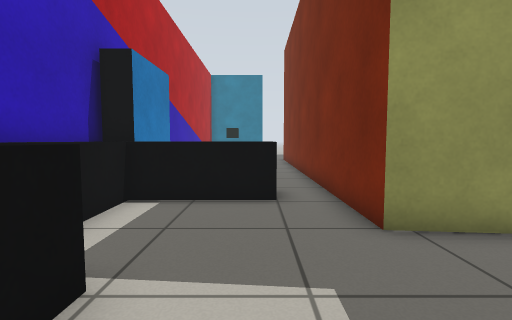
[1] (above)

14 first-person views from a walk through a Gazebo world. The camera is 0.72 m above the floor, tilts 4° down and sees 85° across. The floor is counted in squares, 0.5 m on a side. Each view is taken from the middle of a square. On the plan, view 1 faces up. The plan holds only what a view shows up to about 14 squares ahead; the rest is blank.

[2]
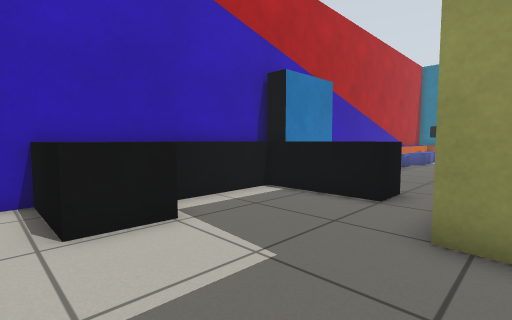

[3]
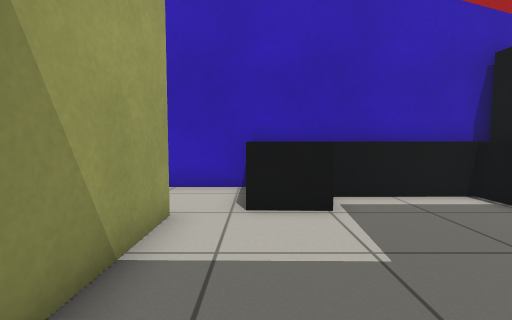

[4]
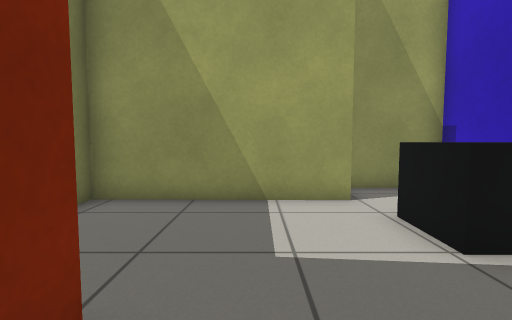

[5]
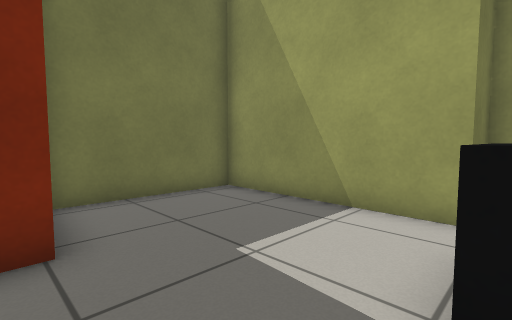

[6]
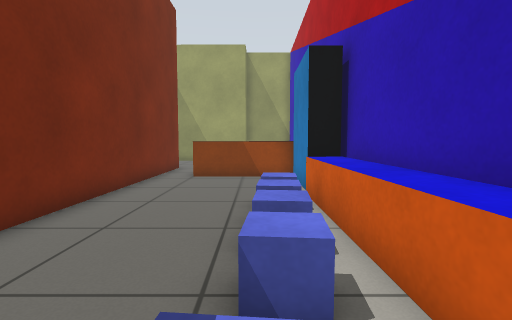

[7]
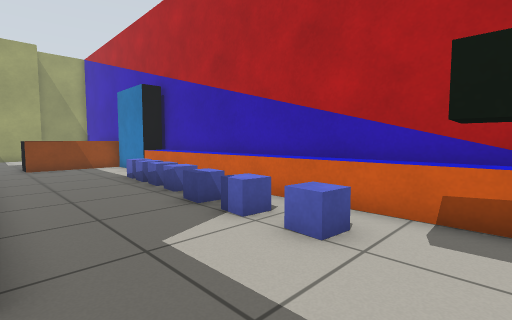

[8]
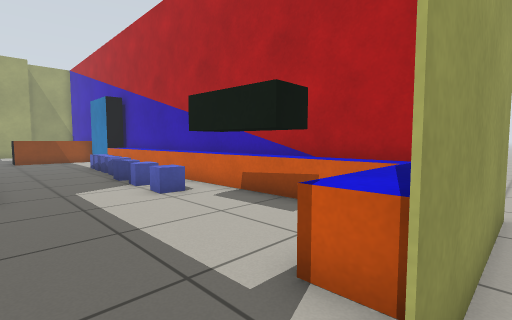

[9]
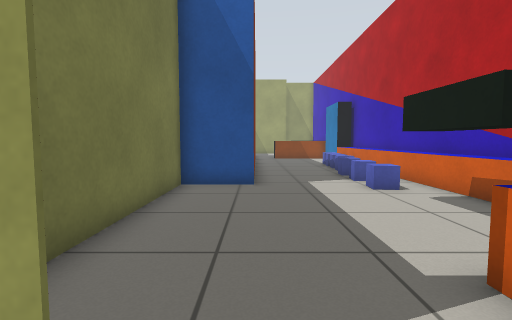

[10]
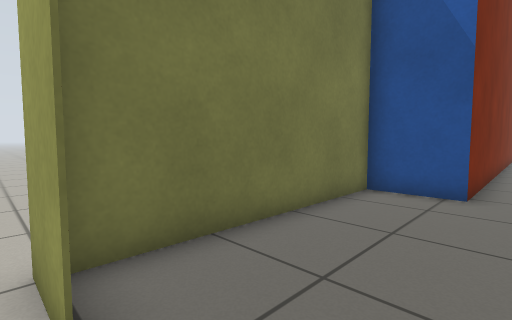

[11]
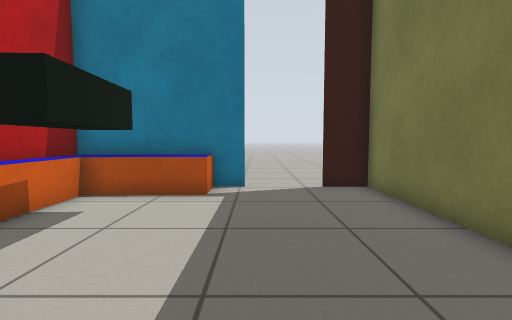

[12]
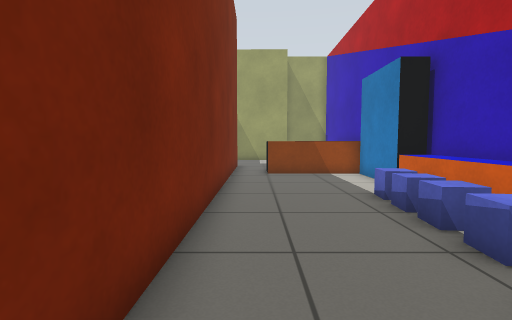

[13]
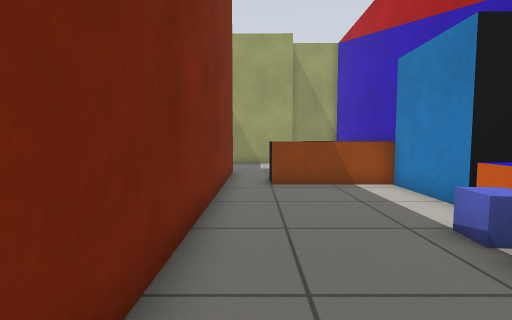

[14]
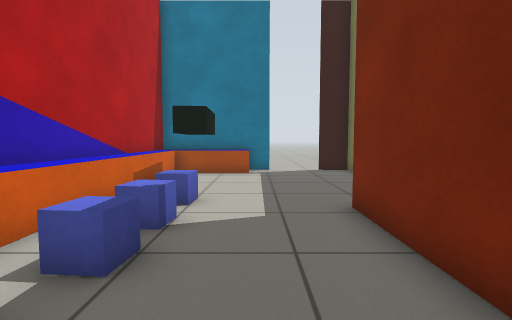

### Floor plan
Points are (right, up) in squares from view 1. A wall is a line through its corners. A room is listed if a view was taken in it or the views show most of it. See-through windows are left out.
Room 1 (views 1, 2, 3, 4, 5)
walls: (4.1, 4.2) (2, 4.4) (2, 6.6); (-4.6, 8.4) (-4.6, -2.4) (-1.3, -2.4) (-1.3, -0.7) (5, -0.7) (5, 4)
low walls: (-2.2, 2.6) (-1.6, 2.6) (-1.7, 0.8) (-4.7, 0.8); (0.5, 6.7) (-3.1, 6.6) (-3, 2.9)
ways out: opening at (1, 7.5) to room 2
Room 2 (views 6, 7, 8, 9, 10, 11, 12, 13, 14)
walls: (-4.5, 11.2) (-3.3, 11.2) (-3.3, 8); (0.7, 28.6) (-4.5, 28.6) (-4.5, 10.5); (3, 28.7) (4.7, 28.6); (2, 6.6) (2.1, 20.9) (4.5, 20.9) (4.5, 28.6) (3, 28.6)
low walls: (-3.4, 12.7) (-3.3, 11.5); (-0.3, 28.7) (-0.3, 27.3) (-3.6, 27.2) (-3.4, 15.5); (-3.6, 7.9) (0.5, 8) (0.5, 6.7)
ways out: opening at (1, 7.5) to room 1
objects: other object (-3, 13) to (-2, 13); other object (-3, 14) to (-2, 14); other object (-3, 15) to (-2, 15); other object (-2, 16) to (-2, 17); other object (-2, 18); other object (-2, 20); other object (-2, 21) to (-2, 22); table (-2, 24) to (-2, 26)

Positions as (right, up) in squares from view 1, and headings:
1: (0, 0), facing up
2: (3, 0), facing up-left
3: (4, 1), facing left
4: (1, 6), facing down
5: (-2, 5), facing down-right
6: (-2, 19), facing down
7: (2, 24), facing down-left
8: (2, 29), facing down-left
9: (2, 30), facing down
10: (1, 29), facing down-right
11: (1, 20), facing up
12: (1, 20), facing down
13: (1, 17), facing down
14: (0, 15), facing up
